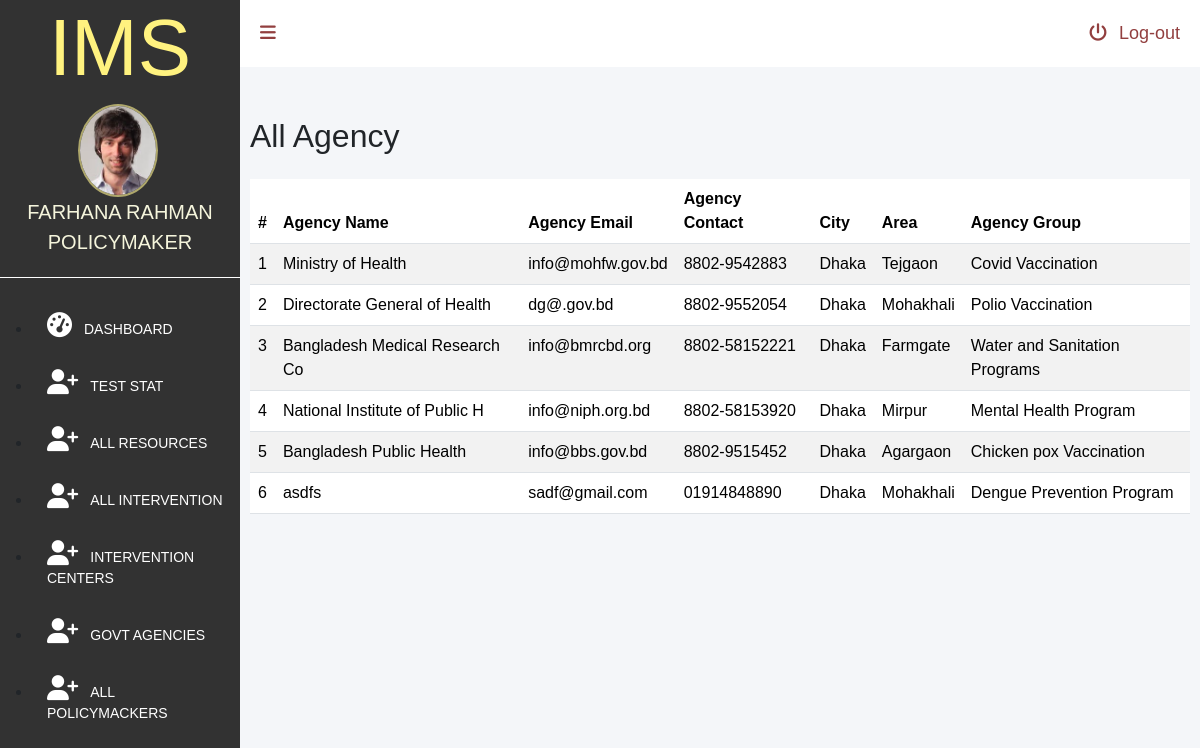
The page /admin/gov-agencies.php (signed in) on the database its author committed.
### tables this page shows
CREATE TABLE `policymakers_t`  (
  `policymakerID` char(5) NOT NULL,
  `policymakerName` varchar(255) NULL DEFAULT NULL,
  `policymakerEmail` varchar(25) NULL DEFAULT NULL,
  `policymakerContact` varchar(13) NULL DEFAULT NULL,
  `policymakerGroup` varchar(255) NULL DEFAULT NULL,
  `policymakerPassword` varchar(255) NULL DEFAULT NULL,
  `role` varchar(255) NULL DEFAULT NULL,
  PRIMARY KEY (`policymakerID`) USING BTREE
);

CREATE TABLE `governmentagencies_t`  (
  `agencyID` char(5) NOT NULL,
  `agencyName` varchar(30) NULL DEFAULT NULL,
  `agencyEmail` varchar(25) NULL DEFAULT NULL,
  `agencyContact` varchar(13) NULL DEFAULT NULL,
  `city` varchar(25) NULL DEFAULT NULL,
  `area` varchar(25) NULL DEFAULT NULL,
  `agencyGroup` varchar(255) NULL DEFAULT NULL,
  `role` varchar(255) NULL DEFAULT NULL,
  `password` varchar(255) NULL DEFAULT NULL,
  PRIMARY KEY (`agencyID`) USING BTREE
);

### admin/gov-agencies.php (the view, shortened to what this page needs)
<?php
  require_once '../lib/database.php';
 ?>
<!DOCTYPE html>
<html lang="en">
<head>
    <link href="https://cdn.jsdelivr.net/npm/bootstrap@5.3.3/dist/css/bootstrap.min.css" rel="stylesheet">
    <link rel="stylesheet" href="dashboard.css">
</head>
<body>
<div id="dashboardMainContainer">
    <?php include('partials/sidebar.php')?>
    <div class="dashboard_content_container" id="dashboard_content_container">
        <?php include('partials/topnav.php')?>
        <div class="dashboard_content">
            <div class="d-flex justify-content-between pb-3">
              <h2>All Agency</h2>
            </div>
            <table class="table table-striped">
              <thead>
                  <tr>
                      <th>#</th>
                      <th>Agency Name</th>
                      <th>Agency Email</th>
                      <th>Agency Contact</th>
                      <th>City</th>
                      <th>Area</th>
                      <th>Agency Group</th>
                  </tr>
              </thead>
              <tbody>
                <?php
                  $sql = "SELECT * FROM `governmentagencies_t`";
                  $result = $conn->query($sql);
                  if ($result->num_rows > 0) {
                    $i = 0;
                    while($row = $result->fetch_assoc()) {
                    $i++;
                    ?>
                    <tr>
                      <td><?php echo $i; ?></td>
                      <td><?=$row["agencyName"]; ?></td>
                      <td><?=$row["agencyEmail"]; ?></td>
                      <td><?=$row["agencyContact"]; ?></td>
                      <td><?=$row["city"]; ?></td>
                      <td><?=$row["area"]; ?></td>
                      <td><?=$row["agencyGroup"]; ?></td>
                    </tr>
                    <?php
                    }
                  } else {
                      echo "0 results";
                  }
                 ?>
              </tbody>
            </table>
        </div>
       </div>
    </div>
</body>
</html>

### admin/partials/sidebar.php (shortened to what this page needs)
<?php
require_once '../lib/database.php';
if(isset($_SESSION['userId'])) {
    $userId = $_SESSION['userId'];
    $ustmt = $conn->prepare("SELECT * FROM `users` WHERE userId = ?");
    $ustmt->bind_param("s", $userId);
    $ustmt->execute();
    $allUsersResult = $ustmt->get_result();
    if($allUsersResult === false) {
        die("Error executing query: " . $ustmt->error);
    }
    $allUsers = $allUsersResult->fetch_all(MYSQLI_ASSOC)[0];
}elseif (isset($_SESSION['policymakerID'])) {
   $policymakerID = $_SESSION['policymakerID'];
    $pstmt = $conn->prepare("SELECT * FROM `policymakers_t` WHERE policymakerID = ?");
    $pstmt->bind_param("s", $policymakerID);
    $pstmt->execute();
    $allPolicymakersResult = $pstmt->get_result();
    $allPolicymakers = $allPolicymakersResult->fetch_all(MYSQLI_ASSOC)[0];
} else {
    header("Location: login.php");
    exit();
}
?>
<div class="dashboard_sidebar" id="dashboard_sidebar">
            <h3 class="dashboard_logo" id="dashboard_logo">IMS</h3>
             <div class="dashboard_sidebar_user" >
              <img src="userimage.jpg" alt="User image."  id="userimage">
              <?php
                    $userName = "";
                    $role = "";
                    if (isset($allUsers["name"])) {
                        $userName = $allUsers["name"];
                        $role = $allUsers["role"];
                    }elseif (isset($allPolicymakers["policymakerName"])) {
                       $userName =$allPolicymakers["policymakerName"];
                       $role =$allPolicymakers["role"];
                    }elseif (isset($allIntervention["centreName"])) {
                       $userName =$allIntervention["centreName"];
                       $role =$allIntervention["role"];
                    }elseif (isset($allAgencies["agencyName"])) {
                        $userName =$allAgencies["agencyName"];
                        $role = "Govt Agency";
                     }
                ?>
              <span>
                <?=$userName;?>
               </span>
               <span>
                   <?=$role;?>
               </span>
            </div>
            <div class="dashboard_sidebar_menus">
                <ul class="dashboard_menus_lists" >
                    <li >
                        <a href="./dashboard.php" ><i class="fa fa-dashboard"></i><span class="menuText">Dashboard</span></a>
                    </li>
                    <?php
                        if (!isset($_SESSION['userId'])) {
                        ?>
                    <li>
                        <a href="test-stat.php" ><i class="fa fa-user-plus"></i><span class="menuText">Test Stat</span></a>
                    </li>
                    <?php } ?>
                    <?php
                        if ((isset($allUsers['role']) && $allUsers['role'] == 'admin') || (isset($allIntervention['role']) && $allIntervention['role'] == 'intervention') || (isset($allPolicymakers['role']) && $allPolicymakers['role'] == 'policymaker') || (isset($allAgencies['role']) && $allAgencies['role'] == 'ageny')) {
                     ?>
                    <li>
                        <a href="all-resources.php" ><i class="fa fa-user-plus"></i><span class="menuText">All Resources</span></a>
                    </li>
                    <li>
                        <a href="all-intervention.php" ><i class="fa fa-user-plus"></i><span class="menuText">All Intervention</span></a>
                    </li>
                    <li>
                       <a href="intervention-centers.php" ><i class="fa fa-user-plus"></i><span class="menuText">Intervention Centers</span></a>
                    </li>
                    <li>
                       <a href="gov-agencies.php" ><i class="fa fa-user-plus"></i><span class="menuText">Govt Agencies</span></a>
                    </li>
                    <?php
                    }
                        if ((isset($allUsers['role']) && $allUsers['role'] == 'admin') || (isset($allPolicymakers['role']) && $allPolicymakers['role'] == 'policymaker')) {
                     ?>
                    <li>
                        <a href="policymacker.php" ><i class="fa fa-user-plus"></i><span class="menuText">All Policymackers</span></a>
                    </li>
                    <?php
                    }
                     ?>
                </ul>
            </div>
        </div>

### admin/dashboard.css (style rules this page uses)
* { font-family: 'Poppins', sans-serif; margin:0; padding:0; box-sizing: border-box; outline: none; text-decoration: none; }
#dashboardMainContainer { display: flex; flex-direction: row; }
div.dashboard_sidebar { width:20%; background: #323232; height:150vh ; }
div.dashboard_content_container { width:80%; background: #f4f6f9; }
h3.dashboard_logo { color: #fff27f; font-size: 80px; text-align: center; }
div.dashboard_sidebar_user { text-align:center; position: relative; padding-bottom:20px ; border-bottom: 1px solid #fff }
div.dashboard_sidebar_user img { width:80px; display: inline-block; border-radius: 50%; border:2px solid #aea76b; margin-right: 5px; vertical-align: middle; }
div.dashboard_sidebar_user span { top: 20%; font-size: 20px; text-transform:uppercase; color:beige; display: inline-block; }
ul.dashboard_menus_lists { margin-top: 20px; }
ul.dashboard_menus_lists li { padding: 15px 15px; text-transform: uppercase; }
ul.dashboard_menus_lists li a { text-decoration: none; color: #fff; font-size: 14px; display: block; }
ul.dashboard_menus_lists li a i { font-size: 25px; }
.fa { padding-right: 12px; }
div.dashboard_content { padding: 50px 10px 10px 10px; }

### rows shown on the page
policymakers_t: policymakerName "FARHANA RAHMAN", role "POLICYMAKER"
governmentagencies_t: agencyName "Ministry of Health", agencyEmail "info@mohfw.gov.bd", agencyContact "8802-9542883", city "Dhaka", area "Tejgaon", agencyGroup "Covid Vaccination"
governmentagencies_t: agencyName "Directorate General of Health", agencyEmail "dg@.gov.bd", agencyContact "8802-9552054", city "Dhaka", area "Mohakhali", agencyGroup "Polio Vaccination"
governmentagencies_t: agencyName "Bangladesh Medical Research Co", agencyEmail "info@bmrcbd.org", agencyContact "8802-58152221", city "Dhaka", area "Farmgate", agencyGroup "Water and Sanitation Programs"
governmentagencies_t: agencyName "National Institute of Public H", agencyEmail "info@niph.org.bd", agencyContact "8802-58153920", city "Dhaka", area "Mirpur", agencyGroup "Mental Health Program"
governmentagencies_t: agencyName "Bangladesh Public Health", agencyEmail "info@bbs.gov.bd", agencyContact "8802-9515452", city "Dhaka", area "Agargaon", agencyGroup "Chicken pox Vaccination"
governmentagencies_t: agencyName "asdfs", agencyEmail "sadf@gmail.com", agencyContact "01914848890", city "Dhaka", area "Mohakhali", agencyGroup "Dengue Prevention Program"
